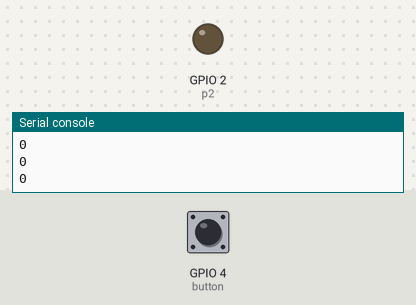
This program was run on a simulated ESP32 board running MicroPython. On the bench: output pins drawn as LEDs (lit = HIGH), the last lines printed to the serial console. The test bench sets the inputs (shaded band); at power-on: GPIO 4 (button) LOW.

Above: at 1.2 s.
1.3 s: GPIO 4 (button) pulled HIGH for 0.15 s
At 1.4 s:
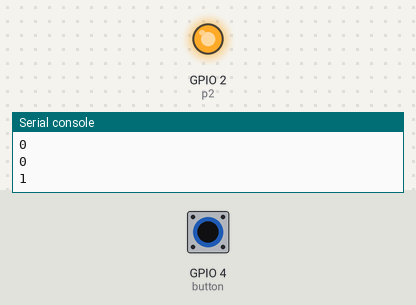
3.0 s: GPIO 4 (button) pulled HIGH for 3.2 s
At 7.3 s:
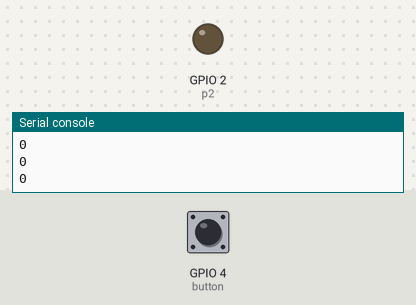
Timing chart, 0 to 8.8 s (numbered marks = the images above; inputs shaded):
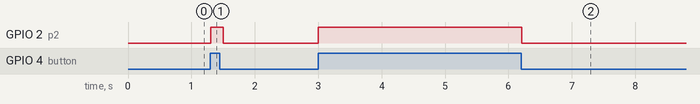

Measured:
- after the input at 1.3 s, GPIO 2 (p2): LOW → HIGH at once, → LOW 0.20 s later
- after the input at 3.0 s, GPIO 2 (p2): LOW → HIGH at once, → LOW 3.2 s later

The program:

button.py
```python
import time
import machine

print("Button")
p2 = machine.Pin(2, machine.Pin.OUT)
button = machine.Pin(4, machine.Pin.IN, machine.Pin.PULL_DOWN)

while True:
    value = button.value()
    print(value)
    if value == 1:
        p2.on()
    else:
        p2.off()
    time.sleep_ms(100)
```
